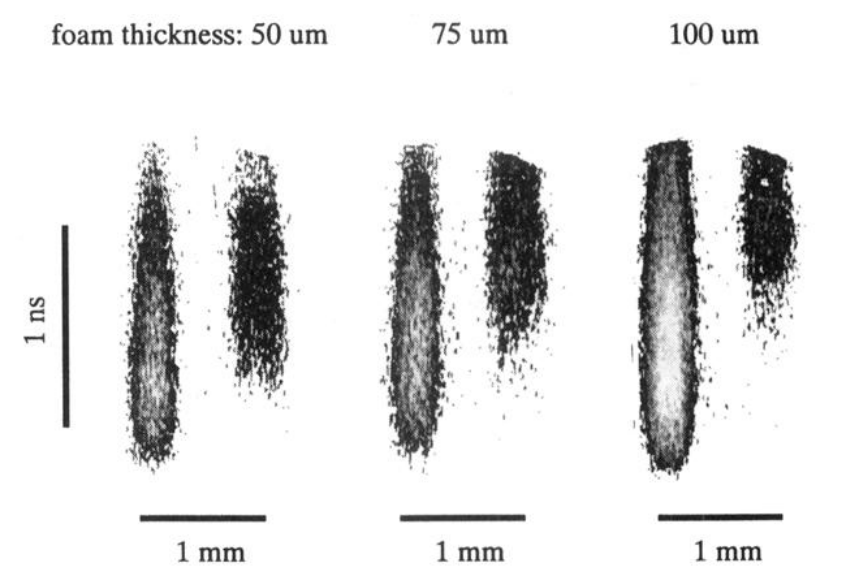
#> input picture image_proccesing/image.png, 842 x 582 px, found by its file name
$ python main.py
#> lines starting #> are read from the running program, lines starting #| are printed output that depends on the picture; after the words box and inside, x2 and y2 are one past the last pixel; in counts of white or black regions, pixels touching at a corner belong together
import cv2
import numpy as np
import matplotlib.pyplot as plt
from pathlib import Path
from scipy.ndimage import gaussian_filter1d, median_filter


# ============================================================
# USER SETTINGS
# ============================================================

IMAGE_PATH = Path(
    r"C:\Users\TLP-001\Documents\GitHub\Project_1_Code\image_proccesing\image.png"
)

# Choose the experimental panel:
# "50", "75", "100", or "full"
PANEL = "100"

# Approximate crop coordinates for the left gray streak in each panel.
# Format: (x_min, x_max, y_min, y_max)
#
# Adjust these values slightly if the crop does not contain the complete
# gray foam region.
PANEL_CROPS = {
    "50": (105, 205, 120, 480),
    "75": (370, 470, 120, 480),
    "100": (635, 735, 120, 480),
    "full": None,
}

# Expand the selected panel crop by these margins (in pixels).
# This keeps one selected place at a time, but makes that crop larger.
CROP_PADDING_X = 3
CROP_PADDING_Y = 40

# Scale-bar measurements from the supplied image.
#
# The horizontal ruler corresponds to 1 mm.
# The vertical ruler corresponds to 1 ns.
#
# Replace these approximate pixel lengths with exact measurements
# for more accurate physical calibration.
HORIZONTAL_SCALE_PIXELS = 126.0
HORIZONTAL_SCALE_MM = 1.0

VERTICAL_SCALE_PIXELS = 201.0
VERTICAL_SCALE_NS = 1.0

# Threshold used to identify the gray/dark foam.
#
# Increase this value to include lighter gray pixels.
# Decrease it to keep only darker pixels.
THRESHOLD_VALUE = 185

# Ignore rows with fewer than this number of detected gray pixels.
MINIMUM_ROW_PIXELS = 10

# For the very beginning of the gray region, allow thinner rows so the
# detected contour starts at the growth onset.
MINIMUM_START_ROW_PIXELS = 3

# Percentiles used instead of the absolute first and last dark pixel.
# This prevents isolated dots from creating a very large false radius.
LEFT_PERCENTILE = 10
RIGHT_PERCENTILE = 90

# Ignore a small strip at the bottom to avoid the ruler/scale bar.
IGNORE_BOTTOM_ROWS = 25

# Image-processing settings.
BLUR_KERNEL_SIZE = 5
MORPHOLOGY_KERNEL_SIZE = 3
MORPHOLOGY_OPEN_ITERATIONS = 1
MORPHOLOGY_CLOSE_ITERATIONS = 2

# Smoothing settings.
MEDIAN_FILTER_SIZE =  None
RADIUS_GAUSSIAN_SIGMA = 2.8
CENTER_GAUSSIAN_SIGMA = 8

# If True, radius is forced to increase from bottom to top.
# Set to False to let the contour follow the measured shape at the ends.
ENFORCE_MONOTONIC_RADIUS = True

# After the radius reaches this fraction of its maximum value
# (in bottom-to-top direction), keep it constant above that point.
PLATEAU_FRACTION_OF_MAX_RADIUS = 0.96

# Growth-onset detection in bottom-to-top order.
# The start is the first row where radius exceeds baseline by this amount
# for a sustained number of rows.
START_RADIUS_DELTA_PIXELS = 2.0
START_SUSTAINED_ROWS = 6

# Reference-like dashed curve styling for position-vs-time plot:
# start at zero radius, then smooth growth toward plateau.
USE_REFERENCE_STYLE_PLOT = True
PLOT_RADIUS_SMOOTH_SIGMA = 2.0

# If True, build final contours directly from left/right edges.
# This avoids shape locking from a symmetric radius model.
USE_DIRECT_EDGE_TRACKING = False

# If True, the contour is symmetric around one fixed center.
# If False, the center is allowed to move slowly with time.
USE_FIXED_CENTER = True

# Save results.
SAVE_CSV = True
SAVE_FIGURES = True


# ============================================================
# CORRECT MEDIAN-FILTER VALUE
# ============================================================

# Python requires an integer. The line above is written descriptively;
# this is the actual numerical value used by the program.
MEDIAN_FILTER_SIZE = 7


# ============================================================
# CHECK USER SETTINGS
# ============================================================

if PANEL not in PANEL_CROPS:
    raise ValueError(
        f"Unknown panel '{PANEL}'. Choose '50', '75', '100', or 'full'."
    )

if BLUR_KERNEL_SIZE % 2 == 0:
    raise ValueError("BLUR_KERNEL_SIZE must be an odd integer.")

if MEDIAN_FILTER_SIZE % 2 == 0:
    raise ValueError("MEDIAN_FILTER_SIZE must be an odd integer.")


# ============================================================
# PHYSICAL CALIBRATION
# ============================================================

mm_per_pixel = HORIZONTAL_SCALE_MM / HORIZONTAL_SCALE_PIXELS
ns_per_pixel = VERTICAL_SCALE_NS / VERTICAL_SCALE_PIXELS

print("Calibration")
print("-----------")
print(f"Spatial calibration: {mm_per_pixel:.7f} mm/pixel")
print(f"Temporal calibration: {ns_per_pixel:.7f} ns/pixel")
print()


# ============================================================
# LOAD THE IMAGE
# ============================================================

image_bgr = cv2.imread(str(IMAGE_PATH))
#> image_bgr is the input picture: shape (582, 842, 3); min 3, max 255, mean 226

if image_bgr is None:
    raise FileNotFoundError(
        f"Could not open the image:\n{IMAGE_PATH}"
    )

image_rgb = cv2.cvtColor(image_bgr, cv2.COLOR_BGR2RGB)

original_height, original_width = image_rgb.shape[:2]

print(f"Original image size: {original_width} × {original_height} pixels")
#| Original image size: 842 × 582 pixels


# ============================================================
# CROP THE SELECTED FOAM STREAK
# ============================================================

crop_spec = PANEL_CROPS[PANEL]

if crop_spec is None:
    crop_rgb = image_rgb.copy()
else:
    x_min, x_max, y_min, y_max = crop_spec

    x_min = max(0, x_min - CROP_PADDING_X)
    x_max = min(original_width, x_max + CROP_PADDING_X)
    y_min = max(0, y_min - CROP_PADDING_Y)
    y_max = min(original_height, y_max + CROP_PADDING_Y)

    if (
        x_min < 0
        or y_min < 0
        or x_max > original_width
        or y_max > original_height
    ):
        raise ValueError(
            "The crop coordinates extend outside the image."
        )

    crop_rgb = image_rgb[y_min:y_max, x_min:x_max]
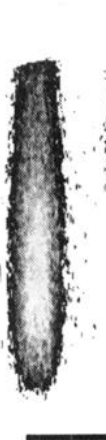
#> crop_rgb: shape (440, 106, 3); min 8, max 255, mean 198

crop_height, crop_width = crop_rgb.shape[:2]

print(f"Selected panel: {PANEL} μm")
print(f"Crop size: {crop_width} × {crop_height} pixels")
#| Crop size: 106 × 440 pixels
print()


# ============================================================
# CONVERT TO GRAYSCALE
# ============================================================

crop_gray = cv2.cvtColor(crop_rgb, cv2.COLOR_RGB2GRAY)


# ============================================================
# SMOOTH THE IMAGE BEFORE THRESHOLDING
# ============================================================

blurred_gray = cv2.GaussianBlur(
    crop_gray,
    (BLUR_KERNEL_SIZE, BLUR_KERNEL_SIZE),
    sigmaX=0,
    sigmaY=0,
)
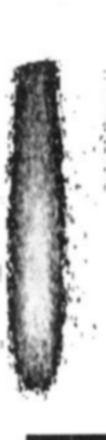
#> blurred_gray: shape (440, 106); min 21, max 255, mean 198


# ============================================================
# CREATE A BINARY MASK OF THE GRAY/DARK FOAM
# ============================================================

# THRESH_BINARY_INV means:
#
# dark/gray pixels   -> white in the mask
# bright background  -> black in the mask

_, binary_mask = cv2.threshold(
    blurred_gray,
    THRESHOLD_VALUE,
    255,
    cv2.THRESH_BINARY_INV,
)
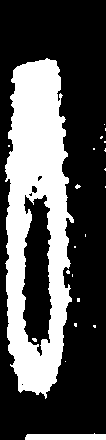
#> binary_mask: shape (440, 106); 32.5% white; 21 white regions (19 under 20 px), largest, box (x1, y1, x2, y2) and area: (5, 58, 74, 399) 14543, (25, 433, 106, 440) 483


# ============================================================
# CLEAN THE BINARY MASK
# ============================================================

morphology_kernel = np.ones(
    (MORPHOLOGY_KERNEL_SIZE, MORPHOLOGY_KERNEL_SIZE),
    dtype=np.uint8,
)

# Remove small isolated noise.
binary_mask = cv2.morphologyEx(
    binary_mask,
    cv2.MORPH_OPEN,
    morphology_kernel,
    iterations=MORPHOLOGY_OPEN_ITERATIONS,
)
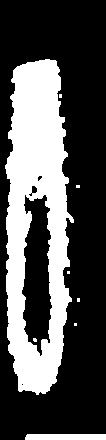
#> binary_mask: shape (440, 106); 32.1% white; 8 white regions (6 under 20 px), largest, box (x1, y1, x2, y2) and area: (5, 59, 74, 395) 14442, (25, 434, 106, 440) 482

# Fill small gaps inside the foam region.
binary_mask = cv2.morphologyEx(
    binary_mask,
    cv2.MORPH_CLOSE,
    morphology_kernel,
    iterations=MORPHOLOGY_CLOSE_ITERATIONS,
)
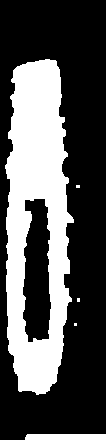
#> binary_mask: shape (440, 106); 32.9% white; 5 white regions (3 under 20 px), largest, box (x1, y1, x2, y2) and area: (5, 59, 74, 395) 14818, (25, 434, 106, 440) 482

# Keep only the largest connected dark region so side speckles
# and detached artifacts do not distort the contour width.
num_labels, labels, stats, _ = cv2.connectedComponentsWithStats(
    binary_mask,
    connectivity=8,
)
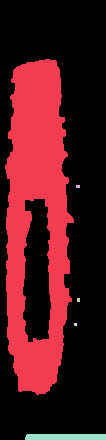
#> labels: shape (440, 106) int32; 6 distinct labels, from 0 to 5; one colour per label, 0 black
#> num_labels = 6; stats = [[0, 0, 106, 440, 31307], [5, 59, 69, 336, 14818], [76, 185, 4, 3, 12], [77, 298, 3, 4, 12], [74, 323, 3, 3, 9], [25, 434, 81, 6, 482]]

if num_labels > 1:
    component_areas = stats[1:, cv2.CC_STAT_AREA]
#> component_areas = [14818, 12, 12, 9, 482]
    largest_component_label = 1 + int(np.argmax(component_areas))
#> largest_component_label = 1
    binary_mask = np.where(
        labels == largest_component_label,
        255,
        0,
    ).astype(np.uint8)
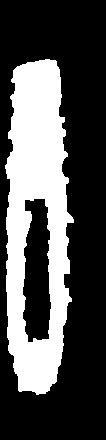
#> binary_mask: shape (440, 106); 31.8% white; 1 white region

# Fill internal holes so the foam region is one solid white area.
external_contours, _ = cv2.findContours(
    binary_mask,
    cv2.RETR_EXTERNAL,
    cv2.CHAIN_APPROX_SIMPLE,
)
#> external_contours = 1 contour; box (x1, y1, x2, y2) and area: (5, 59, 74, 395) 17630

if external_contours:
    largest_external_contour = max(
        external_contours,
        key=cv2.contourArea,
    )
#> largest_external_contour = contour of 251 points, box (x1, y1, x2, y2) (5, 59, 74, 395), area 17630
#> (the rest of the program and of its run is left out)
